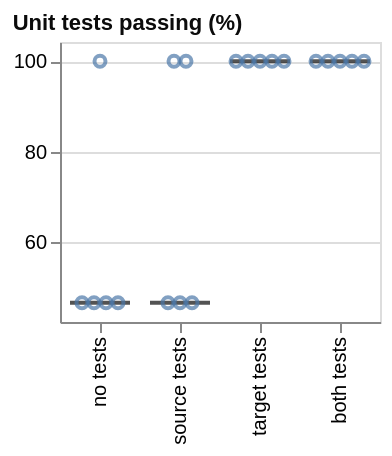

The Vega-Lite source for this figure:
### Vega-Lite specification from a JSON file in a GitHub repository (floating-point values rounded to 4 significant figures)
{"config": {"view": {"continuousWidth": 300, "continuousHeight": 300}}, "concat": [{"layer": [{"mark": {"type": "tick", "color": "#0b0b0b", "opacity": 0.7, "size": 30, "thickness": 2}, "encoding": {"x": {"field": "condition", "scale": {"paddingInner": 0.25, "paddingOuter": 0.125}, "sort": ["no tests", "source tests", "target tests", "both tests"], "title": null, "type": "nominal"}, "y": {"aggregate": "median", "field": "value", "scale": {"domain": [42.29, 104.3], "nice": false}, "title": null, "type": "quantitative"}}}, {"mark": {"type": "point"}, "encoding": {"x": {"field": "condition", "scale": {"paddingInner": 0.25, "paddingOuter": 0.125}, "sort": ["no tests", "source tests", "target tests", "both tests"], "title": null, "type": "nominal"}, "xOffset": {"field": "nudge", "scale": {"domain": [-2.0, 2.0], "range": [3.0, 27.0]}, "title": null, "type": "quantitative"}, "y": {"field": "value", "scale": {"domain": [42.29, 104.3], "nice": false}, "type": "quantitative"}}}, {"mark": {"type": "rule"}, "encoding": {"y": {"aggregate": "median", "field": "reference", "scale": {"domain": [42.29, 104.3], "nice": false}, "type": "quantitative"}}, "transform": [{"filter": {"field": "reference", "valid": true}}]}], "height": 140, "title": {"text": "Unit tests passing (%)", "anchor": "start", "color": "#0b0b0b", "fontSize": 11}, "width": 160}], "columns": 4, "data": {"name": "data-bf9c203ba0de54b6fdf9e557ad7dddce"}, "$schema": "https://vega.github.io/schema/vega-lite/v6.4.1.json", "datasets": {"data-bf9c203ba0de54b6fdf9e557ad7dddce": [{"condition": "no tests", "layout": "rebuilt the file layout", "metric": "adapted_unit_pass_pct", "value": 46.56, "reference": null, "nudge": -1.5}, {"condition": "no tests", "layout": "kept the file layout", "metric": "adapted_unit_pass_pct", "value": 46.56, "reference": null, "nudge": -0.5}, {"condition": "no tests", "layout": "rebuilt the file layout", "metric": "adapted_unit_pass_pct", "value": 46.56, "reference": null, "nudge": 0.5}, {"condition": "no tests", "layout": "kept the file layout", "metric": "adapted_unit_pass_pct", "value": 46.56, "reference": null, "nudge": 1.5}, {"condition": "no tests", "layout": "rebuilt the file layout", "metric": "adapted_unit_pass_pct", "value": 100.0, "reference": null, "nudge": 0.0}, {"condition": "source tests", "layout": "kept the file layout", "metric": "adapted_unit_pass_pct", "value": 46.56, "reference": null, "nudge": -1.0}, {"condition": "source tests", "layout": "kept the file layout", "metric": "adapted_unit_pass_pct", "value": 46.56, "reference": null, "nudge": 0.0}, {"condition": "source tests", "layout": "rebuilt the file layout", "metric": "adapted_unit_pass_pct", "value": 46.56, "reference": null, "nudge": 1.0}, {"condition": "source tests", "layout": "kept the file layout", "metric": "adapted_unit_pass_pct", "value": 100.0, "reference": null, "nudge": -0.5}, {"condition": "source tests", "layout": "kept the file layout", "metric": "adapted_unit_pass_pct", "value": 100.0, "reference": null, "nudge": 0.5}, {"condition": "target tests", "layout": "kept the file layout", "metric": "adapted_unit_pass_pct", "value": 100.0, "reference": null, "nudge": -2.0}, {"condition": "target tests", "layout": "kept the file layout", "metric": "adapted_unit_pass_pct", "value": 100.0, "reference": null, "nudge": -1.0}, {"condition": "target tests", "layout": "kept the file layout", "metric": "adapted_unit_pass_pct", "value": 100.0, "reference": null, "nudge": 0.0}, {"condition": "target tests", "layout": "kept the file layout", "metric": "adapted_unit_pass_pct", "value": 100.0, "reference": null, "nudge": 1.0}, {"condition": "target tests", "layout": "kept the file layout", "metric": "adapted_unit_pass_pct", "value": 100.0, "reference": null, "nudge": 2.0}, {"condition": "both tests", "layout": "kept the file layout", "metric": "adapted_unit_pass_pct", "value": 100.0, "reference": null, "nudge": -2.0}, {"condition": "both tests", "layout": "kept the file layout", "metric": "adapted_unit_pass_pct", "value": 100.0, "reference": null, "nudge": -1.0}, {"condition": "both tests", "layout": "kept the file layout", "metric": "adapted_unit_pass_pct", "value": 100.0, "reference": null, "nudge": 0.0}, {"condition": "both tests", "layout": "kept the file layout", "metric": "adapted_unit_pass_pct", "value": 100.0, "reference": null, "nudge": 1.0}, {"condition": "both tests", "layout": "kept the file layout", "metric": "adapted_unit_pass_pct", "value": 100.0, "reference": null, "nudge": 2.0}]}}
